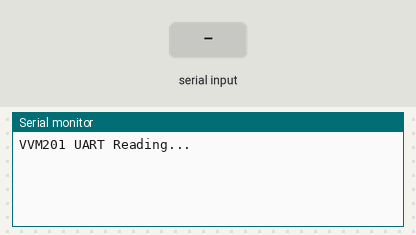
The sketch below on a simulated Arduino Uno, built with avr-gcc and run on an emulated ATmega328P. Parts: the last lines printed to the serial monitor. The inputs (shaded band) are chosen by the test bench.

Above: at 1.2 s.
1.3 s: "1\n" received over the second serial link
At 2.5 s:
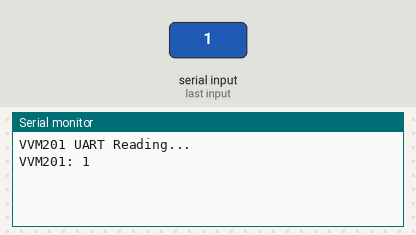
2.8 s: "0\n" received over the second serial link
At 3.6 s:
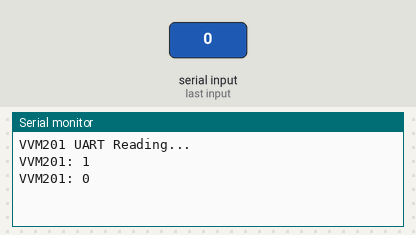
4.3 s: "2\n" received over the second serial link
At 4.7 s:
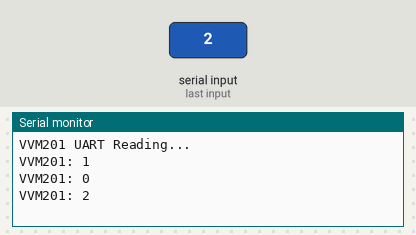

The sketch:

vvm201.ino
```cpp
#include <SoftwareSerial.h>

SoftwareSerial vvmSerial(7, 3); // RX, TX (TX not used)

void setup() {
  Serial.begin(9600);
  vvmSerial.begin(9600);
  Serial.println("VVM201 UART Reading...");
}

void loop() {
  if (vvmSerial.available()) {
    String data = vvmSerial.readStringUntil('\n'); // assumes newline-terminated data
    Serial.print("VVM201: ");
    Serial.println(data);
  }
}
```

Measured:
- after the input at 1.3 s, the serial monitor: prints a new line at once (image 1)
- after the input at 2.8 s, the serial monitor: prints a new line at once (image 2)
- after the input at 4.3 s, the serial monitor: prints a new line at once (image 3)
